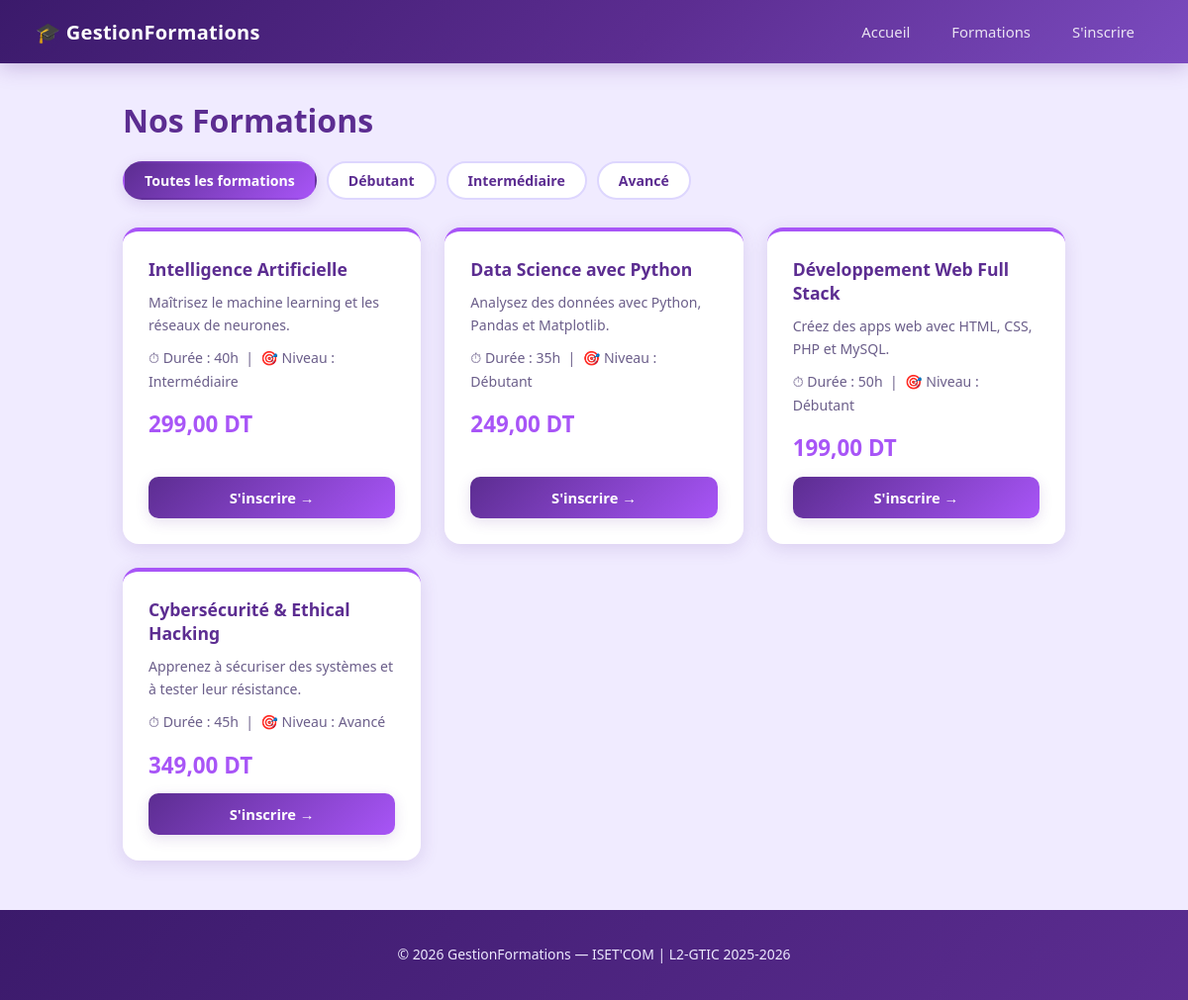
The app's page /FormationController.php with its own data.
### tables this page shows
CREATE TABLE IF NOT EXISTS formations (
    id          INT AUTO_INCREMENT PRIMARY KEY,
    titre       VARCHAR(150) NOT NULL,
    description TEXT         NOT NULL,
    prix        DECIMAL(8,2) NOT NULL DEFAULT 0,
    duree       VARCHAR(30)  DEFAULT '20h',
    niveau      VARCHAR(50)  DEFAULT 'Tous niveaux',
    created_at  TIMESTAMP    DEFAULT CURRENT_TIMESTAMP
);

### FormationController.php (called while the page is built)
<?php
require_once 'models/Formation.php';
$niveau = $_GET['niveau'] ?? '';
$formations = Formation::getAll($niveau);
require 'views/formations.php';

### Formation.php (called while the page is built, shortened)
<?php
class Formation {
    public static function getAll(string $niveau = ''): array {
        $pdo = Database::connect();
        if (!empty($niveau)) {
            $stmt = $pdo->prepare('SELECT * FROM formations WHERE niveau = ? ORDER BY id ASC');
            $stmt->execute([$niveau]);
        } else {
            $stmt = $pdo->query('SELECT * FROM formations ORDER BY id ASC');
        }
        return $stmt->fetchAll();
    }
}

### formations.php (the view, shortened to what this page needs)
<?php
require 'views/partials/header.php';
?>
<div class="container">
    <h1>Nos Formations</h1>
    <div class="filtres">
        <a href="index.php?page=formations" <?= empty($niveau) ? 'class="active"' : '' ?>>
            Toutes les formations
        </a>
        <a href="index.php?page=formations&niveau=Débutant" <?= $niveau === 'Débutant' ? 'class="active"' : '' ?>>
            Débutant
        </a>
        <a href="index.php?page=formations&niveau=Intermédiaire" <?= $niveau === 'Intermédiaire' ? 'class="active"' : '' ?>>
            Intermédiaire
        </a>
        <a href="index.php?page=formations&niveau=Avancé" <?= $niveau === 'Avancé' ? 'class="active"' : '' ?>>
            Avancé
        </a>
    </div>
    <?php if (empty($formations)): ?>
        <p>Aucune formation disponible pour le moment.</p>
    <?php else: ?>
        <div class="formations-grid">
            <?php foreach ($formations as $f): ?>
                <div class="formation-card">
                    <h2><?= htmlspecialchars($f['titre']) ?></h2>
                    <p><?= htmlspecialchars($f['description']) ?></p>
                    <p class="meta">
                        ⏱ Durée : <?= htmlspecialchars($f['duree']) ?>
                        &nbsp;|&nbsp;
                        🎯 Niveau : <?= htmlspecialchars($f['niveau']) ?>
                    </p>
                    <p class="prix"><?= number_format($f['prix'], 2, ',', ' ') ?> DT</p>
                    <a class="btn-inscrire"
                       href="index.php?page=inscription&formation_id=<?= $f['id'] ?>">
                        S'inscrire →
                    </a>
                </div>
            <?php endforeach; ?>
        </div>
    <?php endif; ?>
</div>
<?php require 'views/partials/footer.php'; ?>

### header.php (shortened to what this page needs)
<!DOCTYPE html>
<html lang="fr">
<head>
    <link rel="stylesheet" href="assets/style.css">
</head>
<body>
<nav>
    <span class="brand">🎓 GestionFormations</span>
    <a href="index.php">Accueil</a>
    <a href="index.php?page=formations">Formations</a>
    <a href="index.php?page=inscription">S'inscrire</a>
</nav>

### footer.php
<footer>
    <p>© <?= date('Y') ?> GestionFormations — ISET'COM | L2-GTIC 2025-2026</p>
</footer>
</body>
</html>

### style.css (style rules this page uses)
:root { --primary: #5C2D91; --primary-dark: #3B1A6B; --primary-light: #7B4BBF; --accent: #A855F7; --accent-light: #C084FC; --lavande: #EDE9FE; --lavande-mid: #DDD6FE; --violet-pale: #F5F3FF; --bg: #F0EBFF; --white: #FFFFFF; --text: #1E1035; --text-muted: #6B5E8A; --success: #059669; --success-light: #D1FAE5; --warning: #D97706; --warning-light: #FEF3C7; --shadow: rgba(92, 45, 145, 0.15); --shadow-strong: rgba(92, 45, 145, 0.28); }
* { box-sizing: border-box; margin: 0; padding: 0; }
body { font-family: 'Segoe UI', Arial, sans-serif; background: var(--bg); color: var(--text); min-height: 100vh; }
h1, h2, h3 { color: var(--primary); font-weight: 700; }
p { margin: 10px 0; line-height: 1.65; }
a { color: var(--primary-light); text-decoration: none; transition: color 0.2s; }
nav { background: linear-gradient(135deg, var(--primary-dark) 0%, var(--primary) 55%, var(--primary-light) 100%); padding: 0 36px; display: flex; align-items: center; gap: 6px; height: 64px; box-shadow: 0 4px 20px var(--shadow-strong); }
nav .brand { color: #fff; font-weight: 800; font-size: 1.25em; margin-right: auto; letter-spacing: 0.3px; }
nav a { color: rgba(255,255,255,0.85); font-size: 0.93em; padding: 8px 18px; border-radius: 8px; transition: all 0.2s; font-weight: 500; }
.container { max-width: 1000px; margin: 36px auto; padding: 0 24px; }
.formations-grid { display: grid; grid-template-columns: repeat(auto-fill, minmax(290px, 1fr)); gap: 24px; margin-top: 28px; }
.formation-card { background: var(--white); border-radius: 16px; padding: 26px; box-shadow: 0 4px 18px var(--shadow); transition: transform 0.25s, box-shadow 0.25s; display: flex; flex-direction: column; gap: 10px; border-top: 4px solid var(--accent); }
.formation-card h2 { font-size: 1.1em; color: var(--primary); font-weight: 700; }
.formation-card p { font-size: 0.88em; color: var(--text-muted); margin: 0; }
.formation-card .meta { display: flex; gap: 8px; flex-wrap: wrap; }
.formation-card .prix { font-size: 1.4em; font-weight: 800; color: var(--accent); margin-top: 4px; }
.btn-inscrire { display: block; margin-top: auto; padding: 11px 20px; background: linear-gradient(135deg, var(--primary), var(--accent)); color: white; border-radius: 10px; font-size: 0.92em; font-weight: 700; text-align: center; transition: all 0.22s; box-shadow: 0 4px 14px var(--shadow); }
.filtres { margin: 20px 0; display: flex; gap: 10px; flex-wrap: wrap; }
.filtres a { padding: 8px 20px; background: var(--white); border-radius: 50px; font-size: 0.88em; color: var(--primary); font-weight: 600; border: 2px solid var(--lavande-mid); transition: all 0.2s; }
.filtres a:hover, .filtres a.active { background: linear-gradient(135deg, var(--primary), var(--accent)); color: white; border-color: transparent; text-decoration: none; box-shadow: 0 4px 14px var(--shadow); }
footer { text-align: center; padding: 24px; margin-top: 50px; background: linear-gradient(135deg, var(--primary-dark), var(--primary)); color: var(--lavande); font-size: 0.87em; }

### records on screen
formations: titre "Intelligence Artificielle", description "Maîtrisez le machine learning et les réseaux de neurones.", duree "40h", niveau "Intermédiaire", prix "299,00"
formations: titre "Data Science avec Python", description "Analysez des données avec Python, Pandas et Matplotlib.", duree "35h", niveau "Débutant", prix "249,00"
formations: titre "Développement Web Full Stack", description "Créez des apps web avec HTML, CSS, PHP et MySQL.", duree "50h", niveau "Débutant", prix "199,00"
formations: titre "Cybersécurité & Ethical Hacking", description "Apprenez à sécuriser des systèmes et à tester leur résistance.", duree "45h", niveau "Avancé", prix "349,00"
